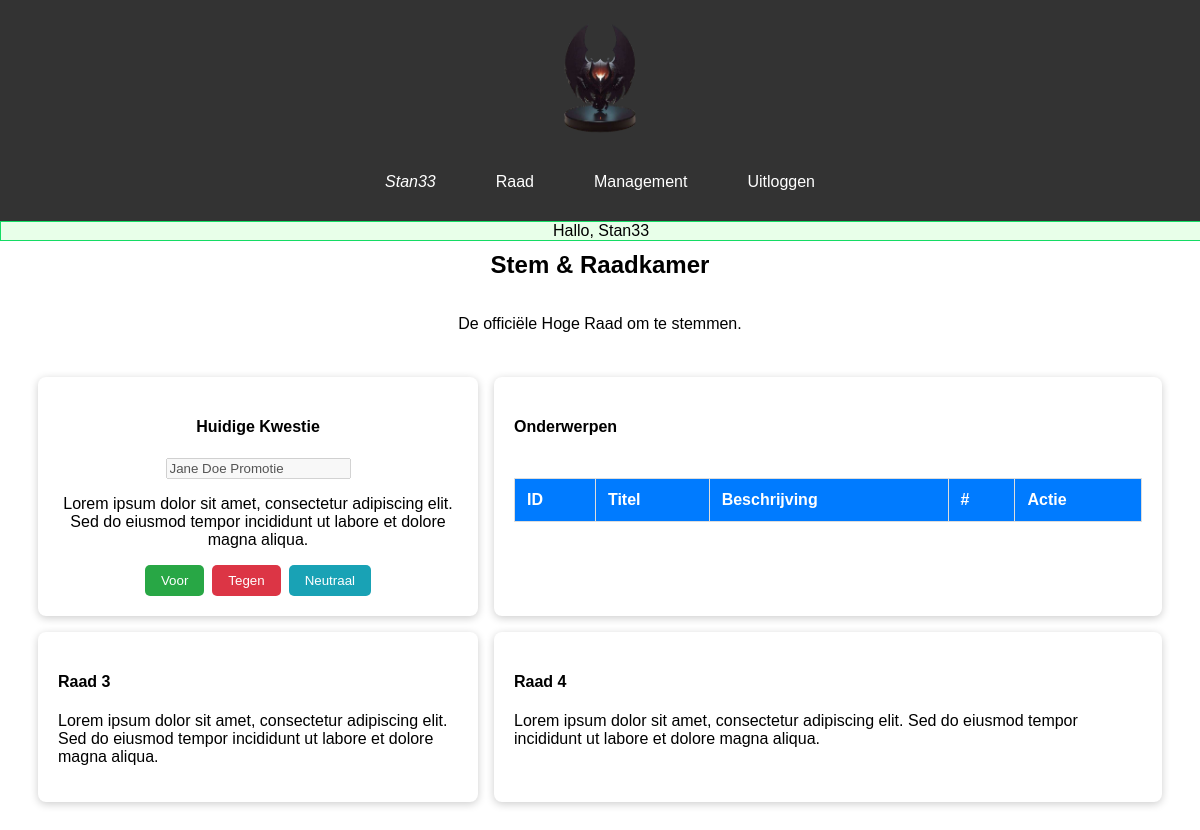
/council.php (signed in), run on an earlier commit of the app's database.
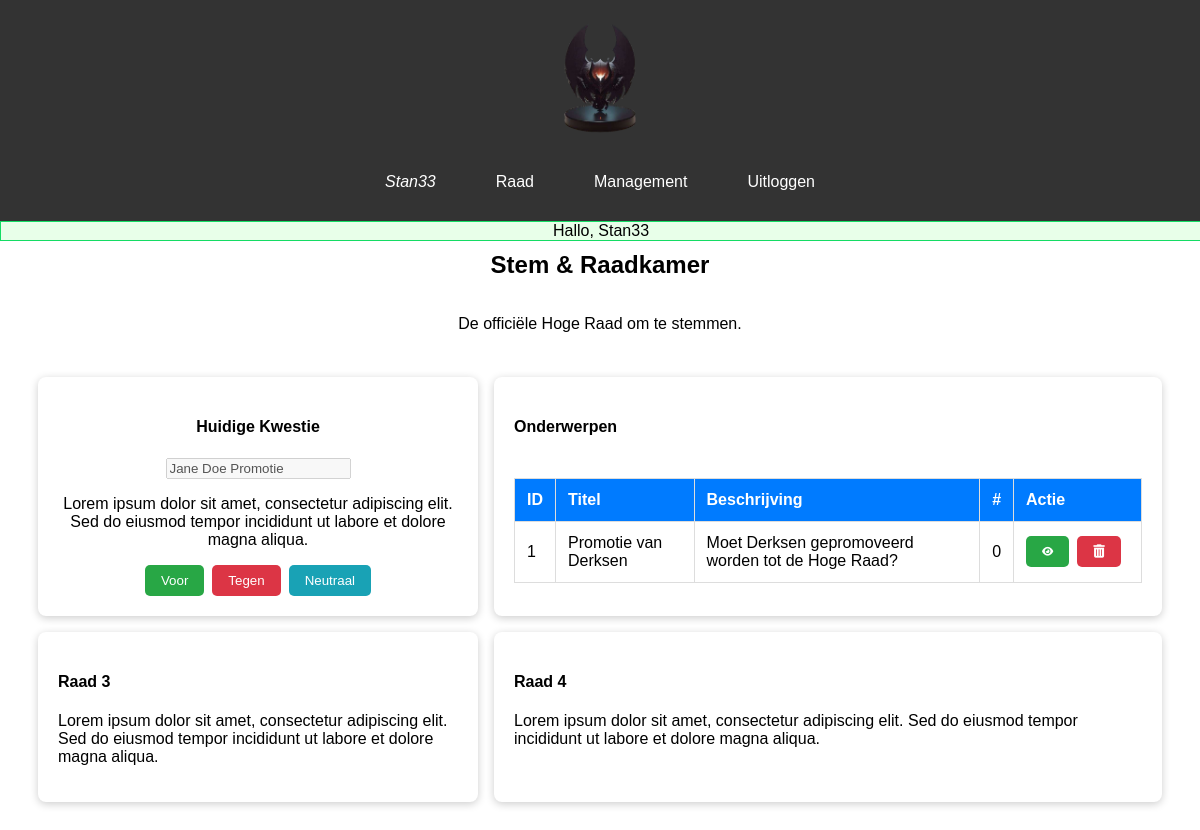
And on a later commit of the database.
### tables this page shows
CREATE TABLE `subjects` (
  `id` int(11) NOT NULL,
  `title` varchar(50) NOT NULL,
  `description` text NOT NULL,
  `active` int(11) NOT NULL
);

### models/getdata.model.php (called while the page is built, shortened)
<?php
    require_once './config/database.config.php';
    require_once './config/session_manager.config.php';
    class GetData {
        public function fetch_AllSubjects() {
            $db = Database::getInstance();
            $stmt = $db->connect()->prepare('SELECT * FROM subjects;');
            $stmt->execute();
            $data = $stmt->fetchAll(PDO::FETCH_ASSOC);
            return $data;
        }
    }
    $dm = new GetData();
    $subData = $dm->fetch_AllSubjects();

### config/database.config.php (called while the page is built, shortened)
<?php
    class Database {
        private static $dbInstance;
        private $dbInvoke;
        private function __construct() {
            try {
                $this->dbInvoke = new PDO('mysql:host=' . DB_HOST . ';dbname=' . DB_NAME, DB_USER, DB_PASSWORD,
                    array(PDO::MYSQL_ATTR_INIT_COMMAND => "SET NAMES 'utf8'")
                );
            } catch (PDOException $e) {
                error_log("Failed to connect to the database: " . $e->getMessage(), 0);
                throw new Exception("Failed to connect to the database. MySQL may have crashed.");
            }
        }
        public static function getInstance() {
            if (!self::$dbInstance) {
                self::$dbInstance = new self();
            }
            return self::$dbInstance;
        }
        public function connect() {
            return $this->dbInvoke;
        }
    }

### council.php (the view, shortened to what this page needs)
<?php
    require_once './config/session_manager.config.php';
    require_once './models/getdata.model.php';
?>
<!DOCTYPE html>
<html lang="nl">
<head>
    <link rel="stylesheet" href="assets/css/default.css">
    <link rel="stylesheet" href="https://use.fontawesome.com/releases/v6.5.2/css/all.css">
</head>
<body>
    <header>
        <div class="logo"><a href="#" id="logo"><img src="assets/images/hiligen-logo2.webp" alt="Games Association Logo"></a></div>
        <nav>
            <a href="#" data-section="profile" style="font-style:italic;"><?= $_SESSION['session_data']['username']; ?></a>
            <a href="#" data-section="home">Raad</a>
            <a href="#" data-section="manage">Management</a>
            <a href="./logout.php" id="logout">Uitloggen</a>
        </nav>
    </header>
    <main>
        <?php server_Messenger(); ?>
        <section id="home" class="current">
            <h2>Stem & Raadkamer</h2>
            <p>De officiële Hoge Raad om te stemmen.</p>
            <div class="container">
                <div class="profile-card">
                    <h4>Huidige Kwestie</h4>
                    <input type="text" name="title" placeholder="Titel" value="Jane Doe Promotie" disabled>
                    <p>Lorem ipsum dolor sit amet, consectetur adipiscing elit. Sed do eiusmod tempor incididunt ut labore et dolore magna aliqua.</p>
                    <form action="" class="form-action" method="post">
                        <button class="edit" name="accept">Voor</button>
                        <button class="trash" name="decline">Tegen</button>
                        <button class="create" name="neutral">Neutraal</button>
                    </form>
                </div>
                <div class="profile-card">
                    <div class="filter-container">
                        <h4>Onderwerpen</h4>
                    </div>
                    <table>
                        <thead>
                            <tr>
                                <th>ID</th>
                                <th>Titel</th>
                                <th>Beschrijving</th>
                                <th>#</th>
                                <th>Actie</th>
                            </tr>
                        </thead>
                        <tbody>
                            <?php if (!empty($subData)) { foreach ($subData as $items): ?>
                                <tr>
                                    <td><?= $items['id']; ?></td>
                                    <td><?= $items['title']; ?></td>
                                    <td><?= $items['description']; ?></td>
                                    <td><?= $items['active']; ?></td>
                                    <td>
                                        <form class="form-action" action="form_handler.php" method="post">
                                            <button class="edit" name="editItem"><i class="fas fa-eye fa-xs"></i></button>
                                            <?php if ($items['active'] == 0) { ?>
                                                <button class="trash" name="undoItem"><i class="fas fa-trash-alt"></i></button>
                                            <?php } ?>
                                        </form>
                                    </td>
                                </tr>
                            <?php endforeach; } ?>
                        </tbody>
                    </table>
                </div>
                <div class="profile-card">
                    <h4>Raad 3</h4>
                    <p>Lorem ipsum dolor sit amet, consectetur adipiscing elit. Sed do eiusmod tempor incididunt ut labore et dolore magna aliqua.</p>
                </div>
                <div class="profile-card">
                    <h4>Raad 4</h4>
                    <p>Lorem ipsum dolor sit amet, consectetur adipiscing elit. Sed do eiusmod tempor incididunt ut labore et dolore magna aliqua.</p>
                </div>
            </div>
        </section>
    </main>
</body>
</html>

### config/session_manager.config.php (shortened to what this page needs)
<?php
    function server_Messenger() {
        if (isset($_SESSION['success'])) {
            echo '<div id="server-msg" class="success-msg">'.$_SESSION['success'].'</div>';
        }
    }

### assets/css/default.css (style rules this page uses)
:root { --default:#007bff; --edit:rgb(25,162,181); --edit-hover:rgb(62,149,163); --cta:rgb(25,162,181); --cta-hover:rgb(62,149,163); }
body { font-family: Arial, sans-serif; margin: 0; padding: 0; box-sizing: border-box; overflow-y: scroll; }
header { padding: 20px 0; text-align: center; background-color: #333; }
nav { display: flex; justify-content: center; flex-wrap: wrap; }
nav a { color: white; text-decoration: none; padding: 10px 20px; margin: 0 10px; border-radius: 5px; transition: background-color 0.3s; }
.logo { text-align: center; margin-bottom: 20px; }
.logo img { max-width: 10%; height: auto; }
.logo a { display: block; }
button { cursor: pointer; }
footer, section, .form-window form { display: flex; flex-direction: column; align-items: center; text-align: center; padding:10px; }
.error-msg, .success-msg { text-align: center; position:absolute; background:transparent; height:auto; width:100%; }
.success-msg { background:rgb(232, 255, 233); border: 1px solid rgb(20, 220, 100); }
.filter-container { display: flex; align-items: center; justify-content: space-between; margin-bottom: 20px; }
table { width: 100%; border-collapse: collapse; }
table th, table td { border: 1px solid #ddd; padding: 12px; text-align: left; }
table th { background-color: var(--default); color: #fff; }
.edit, .trash { padding: 8px 12px; margin-right: 8px; color: #fff; border: none; border-radius: 4px; }
.edit { background-color: #28a745; }
.trash { background-color: #dc3545; }
.create { background-color: var(--edit); }
.container { display: flex; justify-content: space-between; flex-wrap: wrap; padding: 20px; align-items: left; text-align: left; }
.profile-card { flex: 1; margin: 8px; padding: 20px; border-radius: 8px; background-color: #fff; box-shadow: 0 2px 8px rgba(0, 0, 0, 0.2); }
.profile-card form button, .create { padding: 8px 16px; color: #fff; border: none; border-radius:5px; }
.form-action { display:inline-flex; }
.profile-card:nth-child(odd) { flex-basis: calc(30% - 40px); }
.profile-card:nth-child(even) { flex-basis: calc(50% - 40px); }
.profile-card:nth-child(1) { display: flex; flex-direction: column; align-items: center; text-align: center; }

What changed in the data, as far as the page shows it:
added subjects: id "1", title "Promotie van Derksen", description "Moet Derksen gepromoveerd worden tot de Hoge Raad?", active "0"
